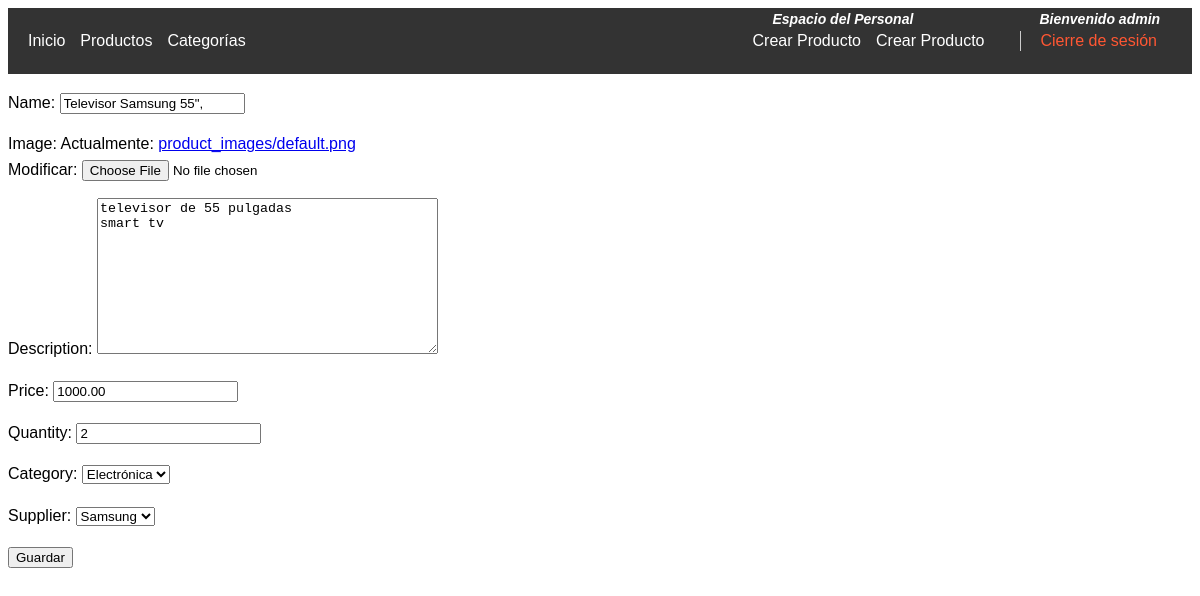
The page /store/product/2/update/ (signed in) on the database as committed earlier.
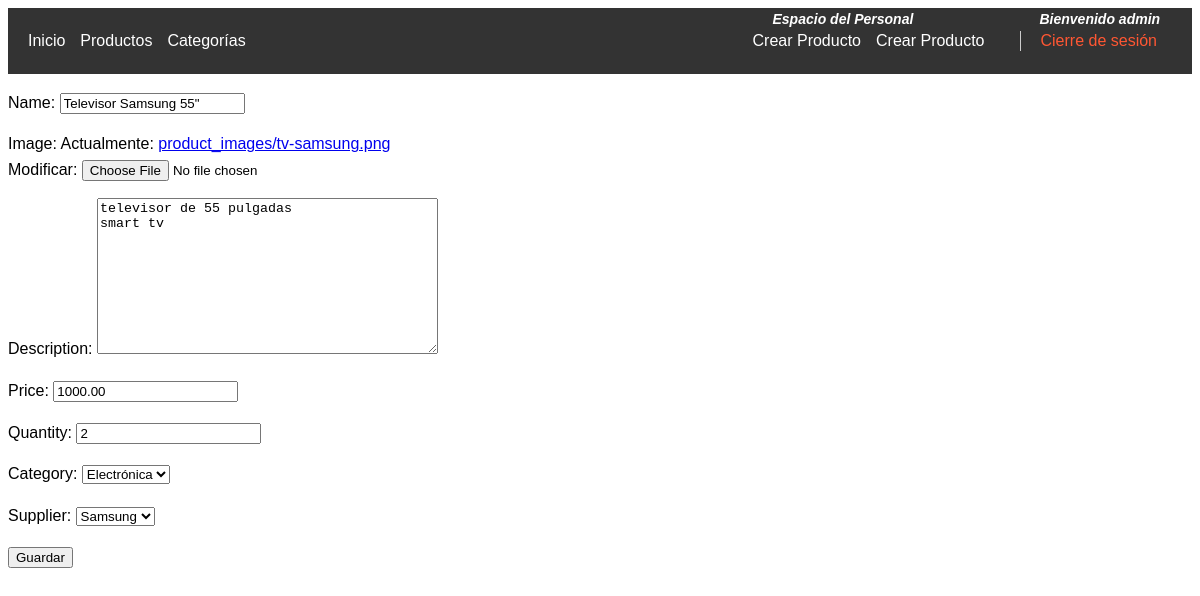
The same page on the database as committed later.
### store/models/Product.py (models this page shows, shortened)
class Product(models.Model):
    name = models.CharField(max_length=100)
    image = models.ImageField(upload_to='product_images/', default='product_images/default.png')
    description = models.TextField()
    price = models.DecimalField(max_digits=10, decimal_places=2)
    quantity = models.PositiveIntegerField()
    category = models.ForeignKey(Category, on_delete=models.CASCADE)
    supplier = models.ForeignKey(Supplier, on_delete=models.CASCADE)

### store/models/Category.py (models this page shows, shortened)
class Category(models.Model):
    name = models.CharField(max_length=100)
    description = models.TextField()
    created_at = models.DateTimeField(auto_now_add=True)
    updated_at = models.DateTimeField(auto_now=True)
    def __str__(self):
        return self.name

### store/models/Supplier.py (models this page shows)
class Supplier(models.Model):
    name = models.CharField(max_length=100)
    address = models.CharField(max_length=200)
    contact_person = models.CharField(max_length=100)
    email = models.EmailField()
    phone_number = models.CharField(max_length=20)
    created_at = models.DateTimeField(auto_now_add=True)
    updated_at = models.DateTimeField(auto_now=True)
    def __str__(self):
        return self.name

### store/views.py (the view)
# urls.py: path('product/<int:pk>/update/', views.ProductUpdate.as_view(), name='product_update'),
class ProductUpdate(PermissionRequiredMixin, UpdateView):
    model = Product
    fields = '__all__'
    permission_required = 'catalog.can_mark_returned'

### store/templates/store/product_form.html (shortened to what this page needs)
{% extends "base_generic.html" %}
{% block content %}
<form method="post" enctype="multipart/form-data">
    {{ form.as_p }}
    <button type="submit">Guardar</button>
</form>
{% endblock %}

Rows that differ between the two databases and show on the page:
changed Product "televisor de 55 pulgadas smart tv": name "Televisor Samsung 55\"," → "Televisor Samsung 55\""
Other text that changed with them:
text no longer shown: "Name: Image: Actualmente: product_images/default.png Modificar: Description: Price: Quantity: Category: Supplier:"
text now shown: "Name: Image: Actualmente: product_images/tv-samsung.png Modificar: Description: Price: Quantity: Category: Supplier:"
